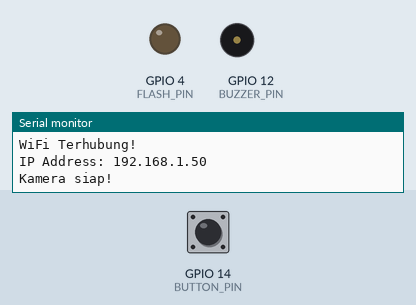
Recording of a sketch running on a simulated ESP32. Parts: output pins drawn as LEDs (lit = HIGH), buzzer (waves = sounding), the last lines printed to the serial monitor. The inputs (shaded band) are chosen by the test bench; at power-on: GPIO 14 (BUTTON_PIN) HIGH. WiFi joins after 1.5 s; servers stay silent unless stated; the camera gives no picture; web services answer with replies made up by the test bench.

Above: at 3.0 s.
3.1 s: GPIO 14 (BUTTON_PIN) pulled LOW for 3.2 s
At 5.17 s:
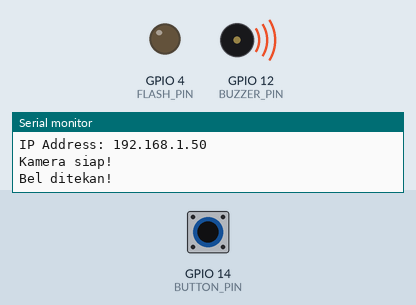
Timing chart, 0 to 7.4 s (numbered marks = the images above; inputs shaded):
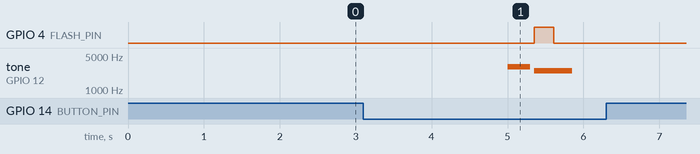

The sketch:

smartbell_flash_telegram.ino
```cpp
#include "WiFi.h"
#include "WiFiClientSecure.h"
#include "esp_camera.h"
#include <WiFiManager.h>

String BOT_TOKEN = "";  // API Telegram
String CHAT_ID   = "";  // ID Telegram

// PIN (BUZZER, BUTTON, & FLASH)
#define BUTTON_PIN 14
#define BUZZER_PIN 12
#define FLASH_PIN 4     // <-- Pin untuk Flash LED bawaan

// PIN KAMERA (AI-THINKER)
#define PWDN_GPIO_NUM     32
#define RESET_GPIO_NUM    -1
#define XCLK_GPIO_NUM      0
#define SIOD_GPIO_NUM     26
#define SIOC_GPIO_NUM     27
#define Y9_GPIO_NUM       35
#define Y8_GPIO_NUM       34
#define Y7_GPIO_NUM       39
#define Y6_GPIO_NUM       36
#define Y5_GPIO_NUM       21
#define Y4_GPIO_NUM       19
#define Y3_GPIO_NUM       18
#define Y2_GPIO_NUM        5
#define VSYNC_GPIO_NUM    25
#define HREF_GPIO_NUM     23
#define PCLK_GPIO_NUM     22

// Variabel untuk mencegah tombol tertekan berkali-kali secara cepat (Debounce)
unsigned long lastPressTime = 0;
const int debounceDelay = 5000; // Jeda 5 detik sebelum bel bisa ditekan lagi

void setup() {
  Serial.begin(115200);
  Serial.println("\n--- Memulai Smart Doorbell ---");

  // Setup Pin Input/Output
  pinMode(BUTTON_PIN, INPUT_PULLUP);
  pinMode(BUZZER_PIN, OUTPUT);
  pinMode(FLASH_PIN, OUTPUT);      // <-- Atur Flash sebagai Output
  digitalWrite(FLASH_PIN, LOW);    // <-- Pastikan flash mati saat pertama kali nyala

  // Setup Koneksi WiFi
  WiFiManager wifiManager;

  WiFi.mode(WIFI_STA);
  if (!wifiManager.autoConnect("Smart-Doorbell")) {
    Serial.println("Gagal terhubung dan kehabisan waktu (Timeout).");
    // Restart ESP32 dan coba lagi
    ESP.restart();
    delay(1000);
  }
  Serial.println("\nWiFi Terhubung!");
  Serial.print("IP Address: ");
  Serial.println(WiFi.localIP());

  // Konfigurasi Kamera
  camera_config_t config;
  config.ledc_channel = LEDC_CHANNEL_0;
  config.ledc_timer = LEDC_TIMER_0;
  config.pin_d0 = Y2_GPIO_NUM;
  config.pin_d1 = Y3_GPIO_NUM;
  config.pin_d2 = Y4_GPIO_NUM;
  config.pin_d3 = Y5_GPIO_NUM;
  config.pin_d4 = Y6_GPIO_NUM;
  config.pin_d5 = Y7_GPIO_NUM;
  config.pin_d6 = Y8_GPIO_NUM;
  config.pin_d7 = Y9_GPIO_NUM;
  config.pin_xclk = XCLK_GPIO_NUM;
  config.pin_pclk = PCLK_GPIO_NUM;
  config.pin_vsync = VSYNC_GPIO_NUM;
  config.pin_href = HREF_GPIO_NUM;
  config.pin_sscb_sda = SIOD_GPIO_NUM;
  config.pin_sscb_scl = SIOC_GPIO_NUM;
  config.pin_pwdn = PWDN_GPIO_NUM;
  config.pin_reset = RESET_GPIO_NUM;
  config.xclk_freq_hz = 20000000;
  config.pixel_format = PIXFORMAT_JPEG;

  // Set resolusi gambar
  if(psramFound()){
    config.frame_size = FRAMESIZE_VGA; // 640x480
    config.jpeg_quality = 10;
    config.fb_count = 2;
  } else {
    config.frame_size = FRAMESIZE_SVGA;
    config.jpeg_quality = 12;
    config.fb_count = 1;
  }

  config.grab_mode = CAMERA_GRAB_LATEST;
  // Inisialisasi Kamera
  esp_err_t err = esp_camera_init(&config);
  if (err != ESP_OK) {
    Serial.printf("Kamera gagal diinisialisasi dengan error 0x%x\n", err);
    return;
  }
  Serial.println("Kamera siap!");
}

void loop() {
  // Membaca status tombol (LOW karena kita pakai INPUT_PULLUP)
  int buttonState = digitalRead(BUTTON_PIN);

  if (buttonState == LOW && (millis() - lastPressTime > debounceDelay)) {
    Serial.println("Bel ditekan!");
    lastPressTime = millis();

    tone(BUZZER_PIN, 3000, 300); // Nada tinggi dan keras
    delay(350);
    tone(BUZZER_PIN, 2500, 500); // Nada sedikit turun

    // 2. Ambil dan Kirim Foto ke Telegram
    sendPhotoTelegram();
  }
}

// ==========================================
// FUNGSI UNTUK MENGIRIM FOTO KE TELEGRAM
// ==========================================
String sendPhotoTelegram() {
  const char* myDomain = "api.telegram.org";
  String getAll = "";
  String getBody = "";

  camera_fb_t * fb = NULL;

  // --- LOGIKA MENYALAKAN FLASH ---
  digitalWrite(FLASH_PIN, HIGH); // Nyalakan lampu flash
  delay(200);                    // Beri jeda 200ms agar cahaya flash maksimal sebelum difoto

  fb = esp_camera_fb_get();      // Ambil gambar BARU yang sedang disinari flash

  digitalWrite(FLASH_PIN, LOW);  // Matikan kembali lampu flash

  if(!fb) {
    Serial.println("Gagal mengambil foto");
    return "Gagal mengambil foto";
  }

  Serial.println("Berhasil mengambil foto, mengirim ke Telegram...");

  WiFiClientSecure client;
  client.setInsecure(); // Mengabaikan verifikasi SSL untuk kemudahan

  if (client.connect(myDomain, 443)) {
    String head = "--Boundary\r\nContent-Disposition: form-data; name=\"chat_id\"; \r\n\r\n" + CHAT_ID + "\r\n--Boundary\r\nContent-Disposition: form-data; name=\"photo\"; filename=\"esp32-cam.jpg\"\r\nContent-Type: image/jpeg\r\n\r\n";
    String tail = "\r\n--Boundary--\r\n";
    uint16_t imageLen = fb->len;
    uint16_t extraLen = head.length() + tail.length();
    uint16_t totalLen = imageLen + extraLen;

    // Kirim Header HTTP POST
    client.println("POST /bot" + BOT_TOKEN + "/sendPhoto HTTP/1.1");
    client.println("Host: " + String(myDomain));
    client.println("Content-Length: " + String(totalLen));
    client.println("Content-Type: multipart/form-data; boundary=Boundary");
    client.println();
    client.print(head);

    // Kirim data gambar dalam bentuk chunk array
    uint8_t *fbBuf = fb->buf;
    size_t fbLen = fb->len;
    for (size_t n=0;n<fbLen;n=n+1024) {
      if (n+1024<fbLen) {
        client.write(fbBuf, 1024);
        fbBuf += 1024;
      } else if (fbLen%1024>0) {
        size_t remainder = fbLen%1024;
        client.write(fbBuf, remainder);
      }
    }
    client.print(tail); // Kirim Tail

    esp_camera_fb_return(fb); // Kosongkan buffer memori kamera

    // Tunggu respon server
    int waitTime = 10000;   // timeout 10 detik
    long startTimer = millis();
    boolean state = false;

    while ((startTimer + waitTime) > millis()){
      Serial.print(".");
      delay(100);
      while (client.available()) {
        char c = client.read();
        if (state==true) getBody += String(c);
        if (c == '\n') {
          if (getAll.length()==0) state=true;
          getAll = "";
        } else if (c != '\r')
          getAll += String(c);
        startTimer = millis();
      }
      if (getBody.length()>0) break;
    }
    client.stop();
    Serial.println("\nFoto berhasil terkirim!");
  } else {
    Serial.println("Gagal terhubung ke Telegram.");
  }
  return getBody;
}
```

Measured:
- after the input at 3.1 s, GPIO 4 (FLASH_PIN): LOW → HIGH after 2.3 s, → LOW 0.26 s later; tone on GPIO 12 (BUZZER_PIN): silent → 3000 Hz after 1.9 s, → silent 0.30 s later, → 2500 Hz 0.05 s later, → silent 0.50 s later
